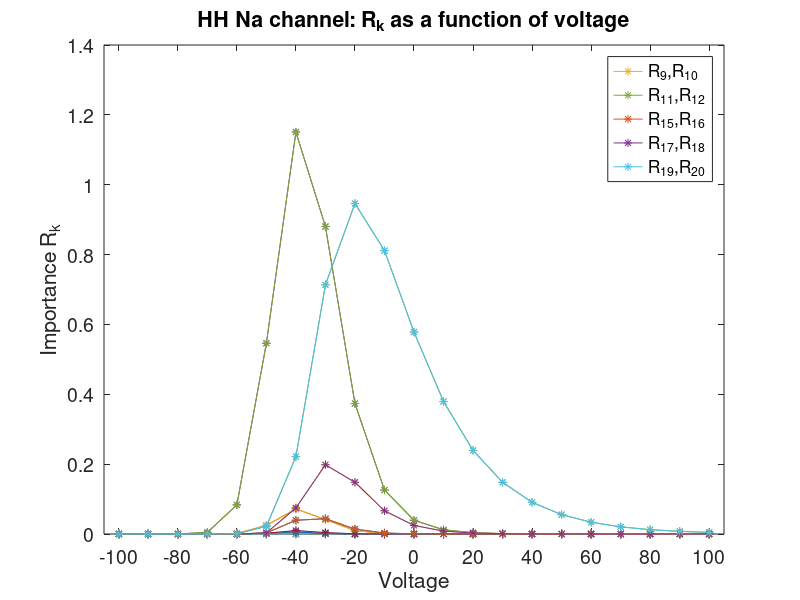

Write MATLAB code to recreate this figure.
% January 21, 2012
% Computing R_k error terms for the Hodgkin-Huxley sodium channel (2 tiered 4-
% state chain with non-symmetric transition rates): 8 states, 20 reactions.
% NOTE: This version uses right and left eigenvectors to compute R_k.
clear all

%% Basic parameters - input number of states and number of reactions below

nstates=8;  % number of states
nrxns=20;    % number of reactions (transitions)
Ntot=500; % number of random walkers

% Define range of voltage values 
vol_list = -100:10:100;


%% Definitions, initializations

% Define measurement vector C (e.g. conductance)
C = zeros(1,nstates);
C(nstates) = 1;
% C(6) = 1;
% C(2) = 1;
% Want C to be a column vector
C = C';

% Initialize a matrix in which to store each R vector for different voltage
% values (rows of the matrix)
R_vol = zeros(length(vol_list),nrxns);
R_abs_vol = zeros(length(vol_list),nrxns);

% Initialize a matrix to keep the leading eigenvector as a function of
% voltage (rows of V_vol)
V_vol = zeros(length(vol_list),nstates);
lambda_vol = zeros(length(vol_list),nstates);

% Initialize parameters alpha and beta, functions of voltage
alpha_m = zeros(1,length(vol_list));
beta_m = zeros(1,length(vol_list));
alpha_h = zeros(1,length(vol_list));
beta_h = zeros(1,length(vol_list));


%% Computation of error terms R_k over a range of voltage values

for jlist=1:length(vol_list)   % Loop over all i_vol values
    i_vol = vol_list(jlist);

    % Compute parameters alpha_m and beta_m which are functions of voltage,
    % corresponding to horizontal transitions between each 4-state chain
    alpha_m(jlist) = 0.1*(i_vol+40)/(1-exp(-(i_vol+40)/10));
    if(i_vol==-40)
        alpha_m(jlist) = (0.1*(-39+40)/(1-exp(-(-39+40)/10)) + 0.1*(-41+40)/(1-exp(-(-41+40)/10)))/2;
    end
    beta_m(jlist) = 4*exp(-(i_vol+65)/18);
    
    % Compute parameters alpha_h and beta_h which are functions of voltage,
    % corresponding to vertical transitions between each 4-state chain
    alpha_h(jlist) = 0.07*exp(-(i_vol+65)/20);
    beta_h(jlist) = 1/(1+exp(-(i_vol+35)/10));
    if(i_vol==-35)
        beta_h(jlist) = (1/(1+exp(-(-34+35)/10)) + 1/(1+exp(-(-36+35)/10)))/2;
    end
    
    % Compute the WEIGHTED adjacency matrix A for this 5-state chain, given a particular
    % voltage value i_vol
    A = zeros(nstates);
    
    A(2,1)=beta_m(jlist);   A(1,2)=3*alpha_m(jlist);
    A(3,2)=2*beta_m(jlist); A(2,3)=2*alpha_m(jlist);
    A(4,3)=3*beta_m(jlist); A(3,4)=alpha_m(jlist);
    A(6,5)=beta_m(jlist);   A(5,6)=3*alpha_m(jlist);
    A(7,6)=2*beta_m(jlist); A(6,7)=2*alpha_m(jlist);
    A(8,7)=3*beta_m(jlist); A(7,8)=alpha_m(jlist);
    A(1,5)=alpha_h(jlist);  A(5,1)=beta_h(jlist);
    A(2,6)=alpha_h(jlist);  A(6,2)=beta_h(jlist);
    A(3,7)=alpha_h(jlist);  A(7,3)=beta_h(jlist);
    A(4,8)=alpha_h(jlist);  A(8,4)=beta_h(jlist);

    D=diag(sum(A,2));   % degree matrix, row sums of weighted A yield out-degrees
    L=(A-D)'; % use the weighted A to compute the "graph Laplacian" L, want the transpose
    
    % Need to weight the noise matrix by the population. First, find the steady-state distribution
    [vv,dd]=eig(L);
    vv_idx=find(diag(dd)==max(diag(dd)));
    prob_ss=vv(:,vv_idx)/sum(vv(:,vv_idx)); % normalize the last vector -- corresponding to the null eigenvalue, we hope!
    N_ave_ss=Ntot*prob_ss; % number of random walkers, on average, at each node
    clear vv dd prob_ss 
    
    % Compute voltage dependent matrix B (sigma_k depends on voltage for
    % each reaction k) - add factors of N_ave_ss(i) to each i->j reaction
    B = zeros(nstates,nrxns);
    
    B(1,1)=-sqrt(3*alpha_m(jlist)*N_ave_ss(1));     B(1,2)=sqrt(beta_m(jlist)*N_ave_ss(2));  
    B(2,1)=sqrt(3*alpha_m(jlist)*N_ave_ss(1));      B(2,2)=-sqrt(beta_m(jlist)*N_ave_ss(2));
    
    B(2,3)=-sqrt(2*alpha_m(jlist)*N_ave_ss(2));     B(2,4)=sqrt(2*beta_m(jlist)*N_ave_ss(3));
    B(3,3)=sqrt(2*alpha_m(jlist)*N_ave_ss(2));      B(3,4)=-sqrt(2*beta_m(jlist)*N_ave_ss(3));
    
    B(3,5)=-sqrt(alpha_m(jlist)*N_ave_ss(3));       B(3,6)=sqrt(3*beta_m(jlist)*N_ave_ss(4));    
    B(4,5)=sqrt(alpha_m(jlist)*N_ave_ss(3));        B(4,6)=-sqrt(3*beta_m(jlist)*N_ave_ss(4));
    
    B(5,7)=-sqrt(3*alpha_m(jlist)*N_ave_ss(5));     B(5,8)=sqrt(beta_m(jlist)*N_ave_ss(6));    
    B(6,7)=sqrt(3*alpha_m(jlist)*N_ave_ss(5));      B(6,8)=-sqrt(beta_m(jlist)*N_ave_ss(6));    

    B(6,9)=-sqrt(2*alpha_m(jlist)*N_ave_ss(6));     B(6,10)=sqrt(2*beta_m(jlist)*N_ave_ss(7));    
    B(7,9)=sqrt(2*alpha_m(jlist)*N_ave_ss(6));      B(7,10)=-sqrt(2*beta_m(jlist)*N_ave_ss(7));
    
    B(7,11)=-sqrt(alpha_m(jlist)*N_ave_ss(7));      B(7,12)=sqrt(3*beta_m(jlist)*N_ave_ss(8));    
    B(8,11)=sqrt(alpha_m(jlist)*N_ave_ss(7));       B(8,12)=-sqrt(3*beta_m(jlist)*N_ave_ss(8));

    B(1,13)=-sqrt(alpha_h(jlist)*N_ave_ss(1));      B(5,14)=-sqrt(beta_h(jlist)*N_ave_ss(5));    
    B(5,13)=sqrt(alpha_h(jlist)*N_ave_ss(1));       B(1,14)=sqrt(beta_h(jlist)*N_ave_ss(5));
    
    B(2,15)=-sqrt(alpha_h(jlist)*N_ave_ss(2));      B(6,16)=-sqrt(beta_h(jlist)*N_ave_ss(6));    
    B(6,15)=sqrt(alpha_h(jlist)*N_ave_ss(2));       B(2,16)=sqrt(beta_h(jlist)*N_ave_ss(6));
    
    B(3,17)=-sqrt(alpha_h(jlist)*N_ave_ss(3));      B(7,18)=-sqrt(beta_h(jlist)*N_ave_ss(7));    
    B(7,17)=sqrt(alpha_h(jlist)*N_ave_ss(3));       B(3,18)=sqrt(beta_h(jlist)*N_ave_ss(7));
    
    B(4,19)=-sqrt(alpha_h(jlist)*N_ave_ss(4));      B(8,20)=-sqrt(beta_h(jlist)*N_ave_ss(8));    
    B(8,19)=sqrt(alpha_h(jlist)*N_ave_ss(4));       B(4,20)=sqrt(beta_h(jlist)*N_ave_ss(8));

    
    %% Computation of eigenvalues and eigenvectors

    n = nstates;    % Number of states in the system
    m = nrxns;      % Number of stochastic fluctuations (B_k's) to sum over 

    % RIGHT eigenvectors
    [V,vd] = eig(L);

    lambda=0;
    % Eigenvalues 
    lambda = diag(vd);

    % Sort the eigenvalues: 0 is first, then list in descending order
    [lambda,index] = sort(lambda,'descend'); 
    lambda_vol(jlist,:) = lambda(:);

    % Sort the eigenvectors to match the ordering of the eigenvalues
    V = V(:,index);

    % Normalize the leading eigenvector (given by V(:,index(1))) and save
    % it in the jlist row of matrix V_vol
    Vnorm = zeros(nstates,1);   % Initialize
    Vnorm(:) = V(:,1)/sum(V(:,1));
    V_vol(jlist,:) = Vnorm(:);
    

    % LEFT eigenvectors
    [U,ud] = eig(L');

    lambdaU=0;
    % Eigenvalues 
    lambdaU = diag(ud);
    
    % Sort the eigenvalues: 0 is first, then list in descending order
    [lambdaU,indexU] = sort(lambdaU,'descend');

    % Sort the eigenvectors to match the ordering of the eigenvalues
    U = U(:,indexU);
    
    % Normalize U and call it W so that W'V = delta_ij
    for j=1:n
       W(:,j) = U(:,j)/(U(:,j)'*V(:,j)); 
    end
        
    
    %% Computation of errors R_k
    
    % Initialize vector for error terms R = [R_1 ... R_k ... R_m], for each
    % voltage value
    R = 0;
    R_abs = 0;
    
    % Sum over each stochastic fluctuation (given by the B_k's) 
    for k=1:m

        % Define projection matrix P_k so that B_k = B * P_k and B = \sum_k B_k
        P_k = zeros(m);
        P_k(k,k) = 1;

        % Compute B_k for this value of k
        B_k = B*P_k;

        % Compute R_k for each edge k
        S = 0;
        Sabs = 0;
        for j=2:n
            for i=1:n
                S = S + 1/(lambda(i)+lambda(j))*C'*V(:,i)*W(:,i)'*B_k*B_k'*W(:,j)*V(:,j)'*C;

                % Also sum over absolute value of each eigenpair of Q - compare with S above
                Sabs = Sabs + abs(1/(lambda(i)+lambda(j))*C'*V(:,i)*W(:,i)'*B_k*B_k'*W(:,j)*V(:,j)'*C);
            end
        end
        R(k) = S;
        R_abs(k) = Sabs;
    end
    R;
    R_abs;
    
    R_vol(jlist,:) = R;
    R_abs_vol(jlist,:) = R_abs;
           
    
end   % end of for loop for vol_list

%% Plot of each R_k as functions of voltage.
figure
h = plot(-R_vol, '*-');
set(gca,'FontSize',14)
str1 = sprintf('HH Na channel: R_k as a function of voltage');
title(str1);
xlabel('Voltage')
ylabel('Importance R_k');
xlim([0.5,length(vol_list)+0.5]);
set(gca,'xTick',1:2:length(vol_list))
set(gca,'xTickLabel',{'-100','-80','-60','-40','-20','0','20','40','60','80','100'})
legend([h(10),h(12),h(16),h(18),h(20)],'R_9,R_{10}','R_{11},R_{12}','R_{15},R_{16}','R_{17},R_{18}','R_{19},R_{20}')


